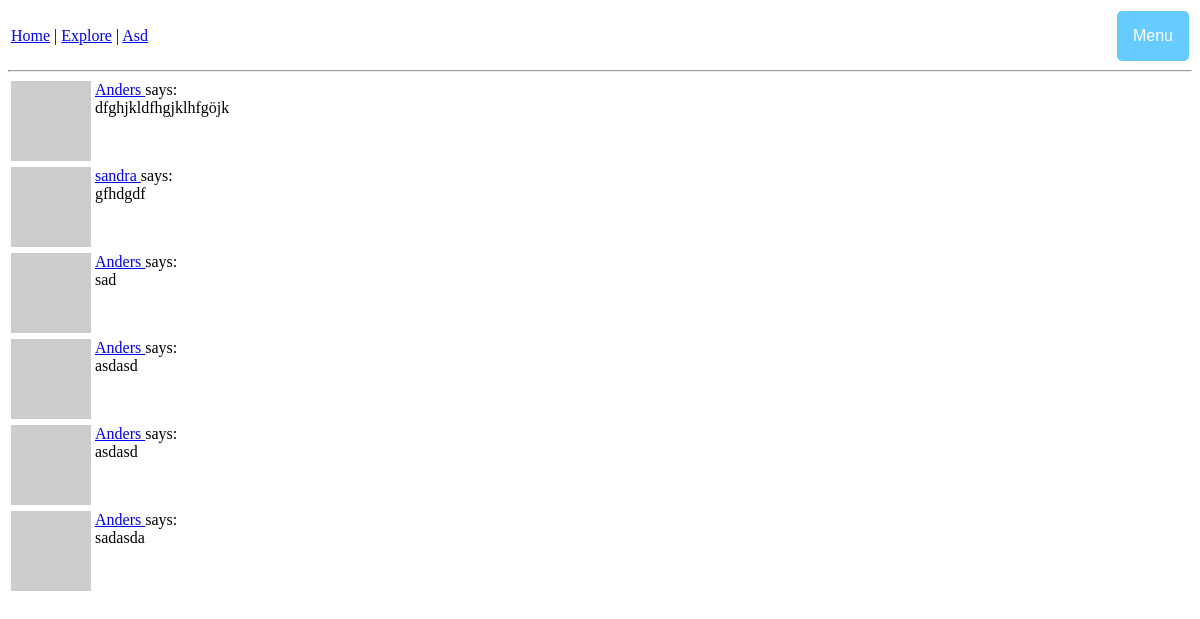
The page /explore (signed in) on the database its author committed.
### kurtain/models.py (models this page shows, shortened)
class Post(db.Model):
    id = db.Column(db.Integer, primary_key=True)
    body = db.Column(db.String(140))
    timestamp = db.Column(db.DateTime, index=True, default=datetime.utcnow)
    user_id = db.Column(db.Integer, db.ForeignKey('user.id'))

class User(UserMixin, db.Model):
    id = db.Column(db.Integer, primary_key=True)
    username = db.Column(db.String(64), index=True, unique=True)
    email = db.Column(db.String(120), index=True, unique=True)
    password_hash = db.Column(db.String(128))
    posts = db.relationship('Post', backref='author', lazy='dynamic')
    about_me = db.Column(db.String(140))
    last_seen = db.Column(db.DateTime, default=datetime.utcnow)
    followed = db.relationship(
        'User', secondary=followers,
        primaryjoin=(followers.c.follower_id == id),
        secondaryjoin=(followers.c.followed_id == id),
        backref=db.backref('followers', lazy='dynamic'), lazy='dynamic')
    def avatar(self, size):
        digest = md5(self.email.lower().encode('utf-8')).hexdigest()
        return 'https://www.gravatar.com/avatar/{}?d=identicon&s={}'.format(digest, size)

### kurtain/routes.py (the view)
@kurtain.route('/explore')
@login_required
def explore():
    page = request.args.get('page', 1, type=int)
    posts = Post.query.order_by(Post.timestamp.desc()).paginate(page, kurtain.config['POSTS_PER_PAGE'], False)
    next_url = url_for('explore', page=posts.next_num) \
        if posts.has_next else None
    prev_url = url_for('explore', page=posts.prev_num) \
        if posts.has_prev else None
    return render_template('index.html', title='Explore', posts=posts.items, next_url=next_url, prev_url=prev_url)

### kurtain/models.py (called while the page is built)
@login.user_loader
def load_user(id):
    return User.query.get(int(id))

### kurtain/routes.py (called while the page is built)
@kurtain.before_request
def before_request():
    if current_user.is_authenticated:
        current_user.last_seen = datetime.utcnow()
        db.session.commit()

### kurtain/templates/index.html (shortened to what this page needs)
{% extends "base.html" %}
{%block content %}
	{% for post in posts %}
		{% include '_post.html' %}
	{% endfor %}
{%endblock%}

### kurtain/templates/_post.html
<table>
    <tr valign="top">
        <td><img src="{{ post.author.avatar(40) }}"></td>
        <td>
            <a href="{{ url_for('user', username=post.author.username) }}">
                {{ post.author.username }}
            </a>says:<br>{{ post.body }}
        </td>
    </tr>
</table>

### kurtain/static/css/base.css (style rules this page uses)
body { background-color: #FFFFFF; font-family: verdana; font-size: 12px; }

### rows shown on the page
Post: author.username "Anders", body "dfghjkldfhgjklhfgöjk"
Post: author.username "sandra", body "gfhdgdf"
Post: author.username "Anders", body "sad"
Post: author.username "Anders", body "asdasd"
Post: author.username "Anders", body "asdasd"
Post: author.username "Anders", body "sadasda"
